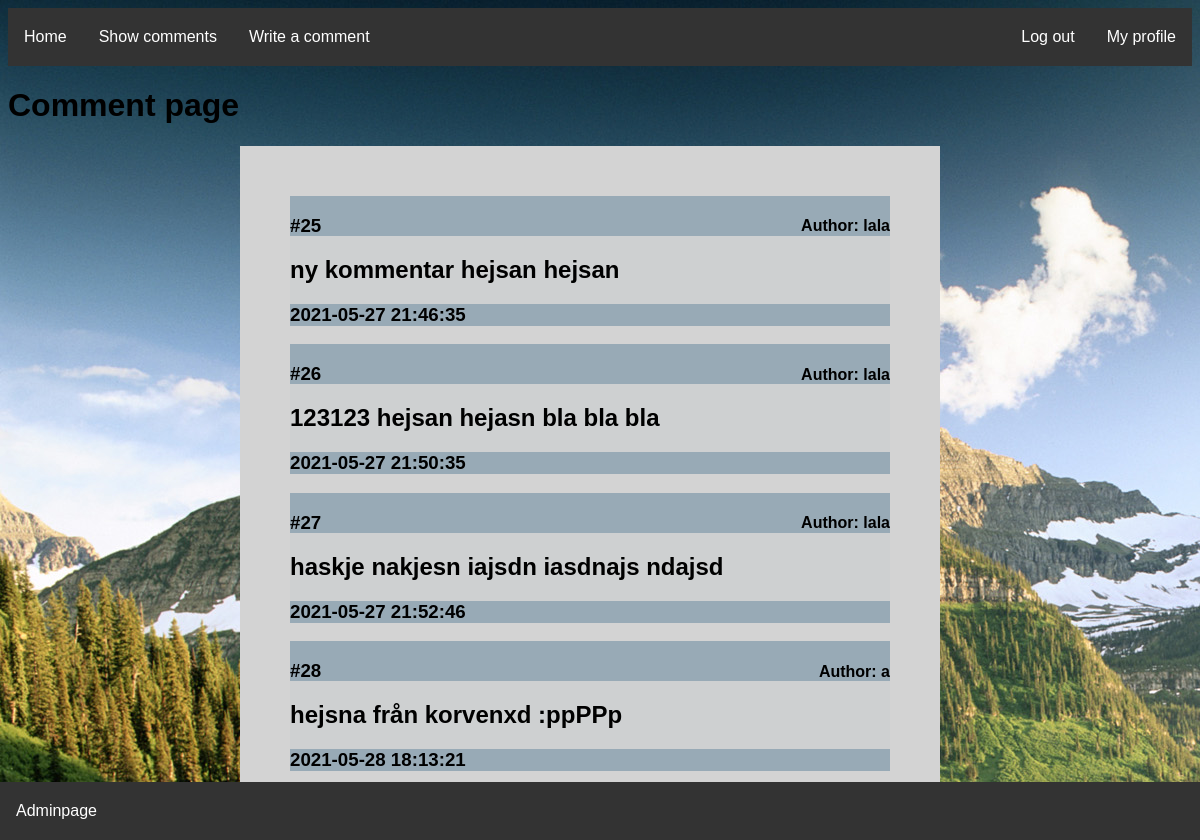
Page /comments.php (signed in) on the committed database.
### tables this page shows
CREATE TABLE "Comments" (
	"commentID"	INTEGER,
	"userId"	INTEGER,
	"comment"	TEXT,
	"date"	TEXT,
	PRIMARY KEY("commentID" AUTOINCREMENT)
);

CREATE TABLE "User" (
	"userId"	INTEGER,
	"username"	TEXT,
	"email"	TEXT,
	"passwordhash"	TEXT,
	"salt"	TEXT,
	PRIMARY KEY("userId" AUTOINCREMENT)
);

### db/Comments/dbComments.php (the view, shortened to what this page needs)
<?php
function FindUsernameFromComments($userId) {
    $db = new SQLite3("db/labb2db.db");
    $sql = "SELECT * FROM 'User' WHERE userId = :userId";
    $stmt = $db->prepare($sql);
    $stmt->bindParam(':userId', $userId, SQLITE3_TEXT);
    $result = $stmt->execute();
    $row = $result->fetchArray();
    return $row['username'];
}
function Show(){
$db = new SQLite3("db/labb2db.db");
$result = $db->query("SELECT comment, commentID, userId, date FROM 'Comments' ORDER BY commentID");
echo "<div class='formDiv' id='commentPageDiv'>";
while ($row = $result->fetchArray())
{
    echo "<div class='commentBox'>
    <div class='commentTop'>
    <h3 id='idNum'> #" . $row['commentID'] . "</h3> <h4 id='idName'> Author: " . FindUsernameFromComments($row['userId']) . "</h4>
    </div>
    <div class='commentMid'>
    <h2>" . $row['comment'] . "</h2>
    </div>
    <div class='commentBottom'>
    <h3>" . $row['date'] . "</h3>
    </div>
    </div>";
}
echo "</div>";
}
?>

### comments.php (shortened to what this page needs)
<!DOCTYPE html>
<html>
<head>
    <link rel="stylesheet" href="./css/style.css">
</head>
<body>
    <?php
include "html/_header.php";
?>
<div class="box" id="boxComment">
    <h1>Comment page </h1>
</div>
<?php
     echo "<div id='center'>";
    include "db/Comments/dbComments.php";
    Show();
    echo "</div>";
    ?>
    <?php
include "html/_footer.php";
    ?>
</body>
</html>

### html/_header.php (shortened to what this page needs)
<ul>
        <li><a href="index.php">Home</a></li>
        <li><a href="comments.php">Show comments</a></li>
        <li><a href="writeComment.php">Write a comment</a></li>
        <?php
        if(isset($_SESSION['username'])){
            echo "<li style='float: right;'><a href='profile.php'>My profile</a></li>
            <li class='right'><a href='db/Login_Register/logout_process.php'>Log out</a></li>";
        }
        ?>
    </ul>

### html/_footer.php
<div id="spacer">
</div>
<div class="footer">
        <ul>
        <li><a href="adminpage.php">Adminpage</a></li>
</ul>
    </div>

### css/style.css (style rules this page uses)
body { background: rgb(138, 169, 194); font-family:Arial, Helvetica, sans-serif; background-image: url(../img/1620466604326.jpg); }
*, *::before, *::after { box-sizing: border-box; }
ul { list-style-type: none; margin: 0; padding: 0; overflow: hidden; background-color: #333; }
li { float: left; }
li a { display: block; color: white; text-align: center; padding: 20px 16px; text-decoration: none; }
#idNum { display: inline-block; margin-right: 300px; }
#idName { float: right; }
.commentBox { width: 600px; background-color: rgba(203, 207, 209, 0.658); padding: 0%; }
.commentTop { background-color: rgba(93, 129, 153, 0.479); height: 40px; }
.commentMid { width: 600px; }
.commentBottom { background-color: rgba(93, 129, 153, 0.479); }
#center { position: absolute; left: 20%; }
.footer { position: fixed; left: 0; bottom: 0; width: 100%; background-color: #333; color: white; text-align: center; }
#spacer { text-indent: 5em; height: 200px; }
.right { float: right; }
.formDiv { background-color: lightgray; width: 294px; min-height: 400px; padding: 50px 50px; }
#commentPageDiv { width: 700px; }

### rows in the picture
comments: commentID "25", userId.username "lala", comment "ny kommentar hejsan hejsan", date "2021-05-27 21:46:35"
comments: commentID "26", userId.username "lala", comment "123123 hejsan hejasn bla bla bla", date "2021-05-27 21:50:35"
comments: commentID "27", userId.username "lala", comment "haskje nakjesn iajsdn iasdnajs ndajsd", date "2021-05-27 21:52:46"
comments: commentID "28", userId.username "a", comment "hejsna från korvenxd :ppPPp", date "2021-05-28 18:13:21"
